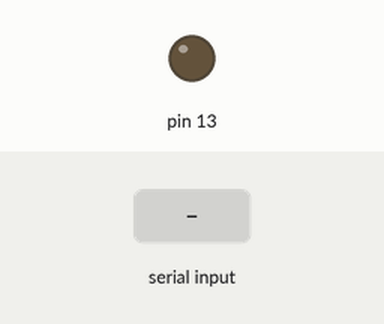
This sketch was run on a simulated Arduino Uno, built with avr-gcc and run on an emulated ATmega328P. Parts: output pins drawn as LEDs (lit = HIGH). The inputs (shaded band) are chosen by the test bench.

Above: at 1.2 s.
1.3 s: "a" received over Serial
At 2.4 s:
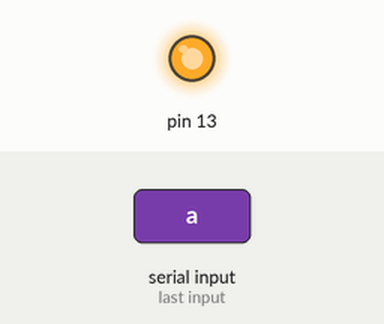
2.8 s: "b" received over Serial
At 3.6 s:
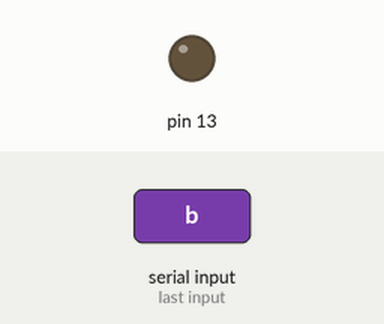
Timing chart, 0 to 5.8 s (numbered marks = the images above; inputs shaded):
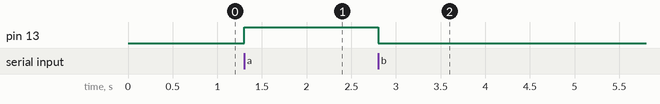

The sketch:

Bluetooth_Serial_on_off.ino
```cpp
/*
 on_off
 Utilizando el puerto serie enciende y apaga el LED de la placa.
 Tambien lo he utilizado con el puerto serie del modem bluetooth y funciona correctamente.
 Logicamente los puertos serie son distintos.
 Utilizo SecureCRT como programa de comunicaciones.
 Edición desde la web
 */

void setup() {
  // initialize serial communication:
  Serial.begin(9600);
  pinMode(13, OUTPUT);
  digitalWrite(13, LOW);
}

void loop() {
  if (Serial.available() > 0) {
    int inByte = Serial.read();
    switch (inByte) {
    case 'a':
      digitalWrite(13, HIGH);
      break;
    case 'b':
      digitalWrite(13, LOW);
      break;
     }
   }
}
```

Measured:
- after the input at 1.3 s, pin 13: LOW → HIGH at once
- after the input at 2.8 s, pin 13: HIGH → LOW at once
